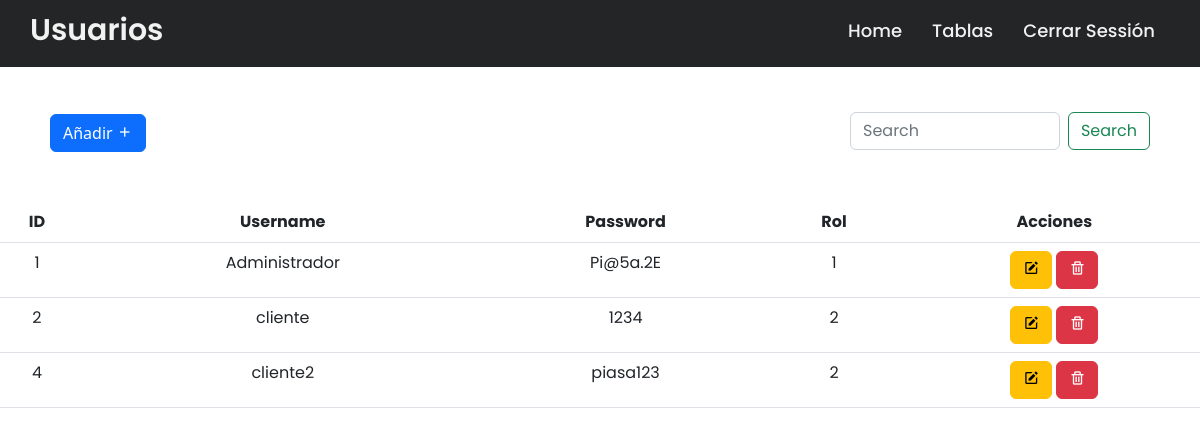
Before: /tab/users/users.php (signed in) with the older database file.
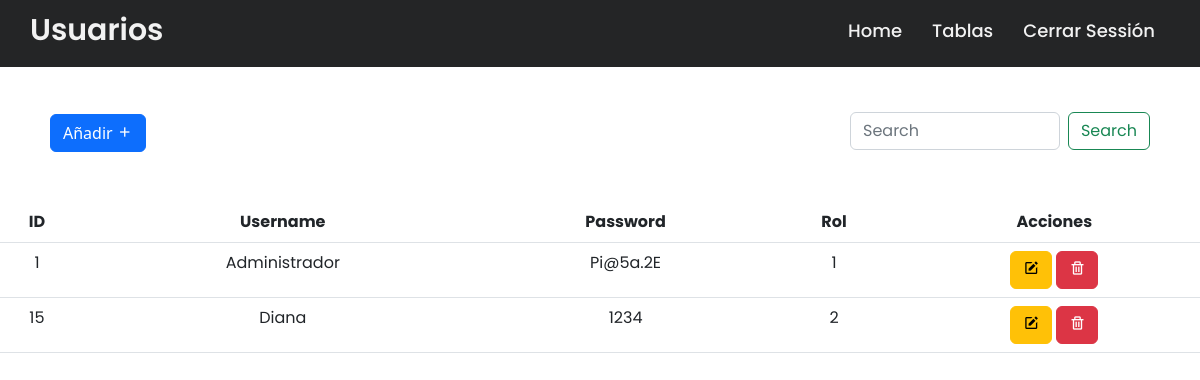
After: the same page with the newer database file.
### tables this page shows
CREATE TABLE `usernames` (
  `ID` int(11) NOT NULL,
  `username` varchar(50) NOT NULL,
  `password` varchar(10) NOT NULL,
  `rol_id` int(11) NOT NULL
);

### tab/users/users.php (the view, shortened to what this page needs)
<?php include('../../config/conexion.php'); ?>
<!DOCTYPE html>
<html lang="en">
<head>
    <link rel="stylesheet" href="../../css/navbar.css">
    <link href="https://cdn.jsdelivr.net/npm/bootstrap@5.2.2/dist/css/bootstrap.min.css" rel="stylesheet">
    <link href='https://unpkg.com/boxicons@2.1.4/css/boxicons.min.css' rel='stylesheet'>
    <link rel="stylesheet" href="https://cdnjs.cloudflare.com/ajax/libs/font-awesome/5.15.3/css/all.min.css"/>
</head>
<body><br>
    <div class="navbar">
    <nav>
    <div class="wrapper">
      <div class="logo"><a href="#"> Usuarios </a></div>
      <ul class="nav-links">
        <li><a href="../../home.php">Home</a></li>
        <li>
          <a href="#" class="desktop-item">Tablas</a>
        </li>
        <li><a type="submite" href="../../destroy.php">Cerrar Sessión</a></li>
      </ul>
    </div>
  </nav>
    </div>
    <br>
    <div class="position-absolute top-10 end-0" style="width: 300px; margin-right: 50px;"><br><br>
    <form class="d-flex" role="search">
        <input class="form-control me-2" type="search" placeholder="Search" aria-label="Search">
        <button class="btn btn-outline-success" type="submit">Search</button>
      </form>
    </div>
    <button type="button" class="btn btn-primary" data-bs-toggle="modal" data-bs-target="#exampleModal" style="margin: 50px;">
        Añadir <i class='bx bx-plus'></i>
    </button>
    <div class="row justify-content-center">
    <table class="table" style="width: 1400px;">
  <thead class="text-center">
    <tr>
      <th scope="col">ID</th>
      <th scope="col">Username</th>
      <th scope="col">Password</th>
      <th scope="col">Rol</th>
      <th scope="col">Acciones</th>
    </tr>
  </thead>
  <tbody class="text-center">
    <?php
      $query = "SELECT * FROM usernames";
      $result_task = mysqli_query($conexion, $query);
      while($row = mysqli_fetch_assoc($result_task)) { ?>
      <tr>
        <td><?php echo $row['ID']; ?></td>
        <td><?php echo $row['username']; ?></td>
        <td><?php echo $row['password']; ?></td>
        <td><?php echo $row['rol_id']; ?></td>
        <td>
          <a href="edit.php?ID=<?php echo $row['ID']?>" class="btn btn-warning">
            <i class='bx bxs-edit'></i>
          </a>
          <a href="delete.php?ID=<?php echo $row['ID']?>" onclick="return confirm('Are you sure you want to delete?')" class="btn btn-danger">
            <i class='bx bx-trash'></i>
          </a>
        </td>
      </tr>
      <?php } ?>
  </tbody>
</table>
    </div>
</body>
</html>

Changed rows visible on the page:
removed usernames: ID "2", username "cliente", password "1234", rol "2"
removed usernames: ID "4", username "cliente2", password "piasa123", rol "2"
added usernames: ID "15", username "Diana", password "1234", rol "2"
